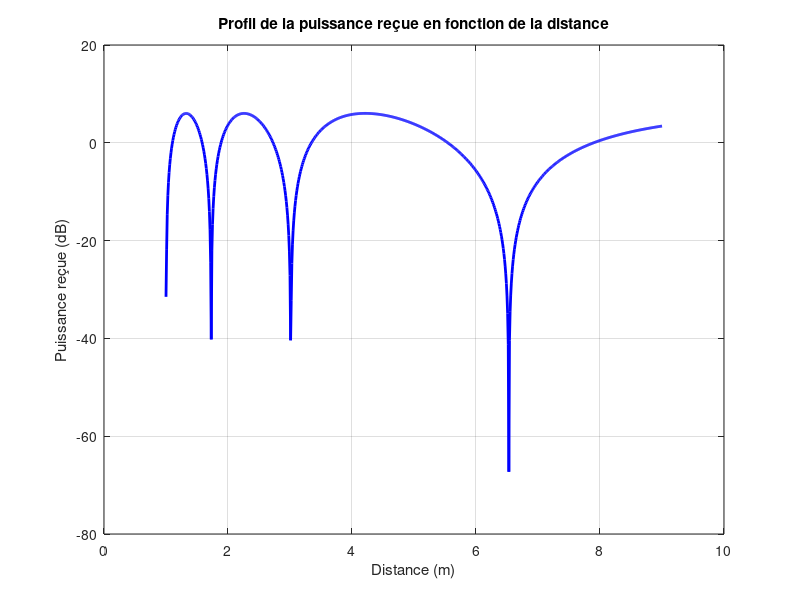

This figure's MATLAB source:
% Paramètres du problème
f = 893e6; % Fréquence de fonctionnement en Hz
c = 3e8; % Vitesse de la lumière en m/s
h_antenna = 1.5; % Hauteur des antennes en m
reflection_coefficient = -1; % Coefficient de réflexion du plancher

% Distance de 1m à 9m avec une incrémentation de 1cm
distances = 1:0.01:9; 

% Calcul de la puissance reçue normalisée en tenant compte de la réflexion sur le plancher
received_power_dB = zeros(size(distances));

for i = 1:length(distances)
    d = distances(i); % Distance entre les antennes
    lambda = c / f; % Longueur d'onde
    delta_l = d * sqrt(1 + (1/2) * ((2*h_antenna) / d)^2) - d * sqrt(1 + (1/2) * ((h_antenna-h_antenna) / d)^2);
    delta_phi = (2 * pi * delta_l) / lambda; % Angle de phase
    
    % Calculate the magnitude of e
    e0 = 1; % Pour une antenne omnidirectionnelle
    e = e0 * sqrt(1 + abs(reflection_coefficient)^2 + 2 * abs(reflection_coefficient) * cos(delta_phi + angle(reflection_coefficient))); % Module de e
    
    % Calculate the normalized received power in dB
    received_power_dB(i) = 10 * log10(abs(e)^2 / abs(e0)^2); % Puissance reçue en dB

    
end

% Dessiner le profil de la puissance reçue en fonction de la distance
figure;
plot(distances, received_power_dB, 'b', 'LineWidth', 2);
xlabel('Distance (m)');
ylabel('Puissance reçue (dB)');
title('Profil de la puissance reçue en fonction de la distance');
grid on;
